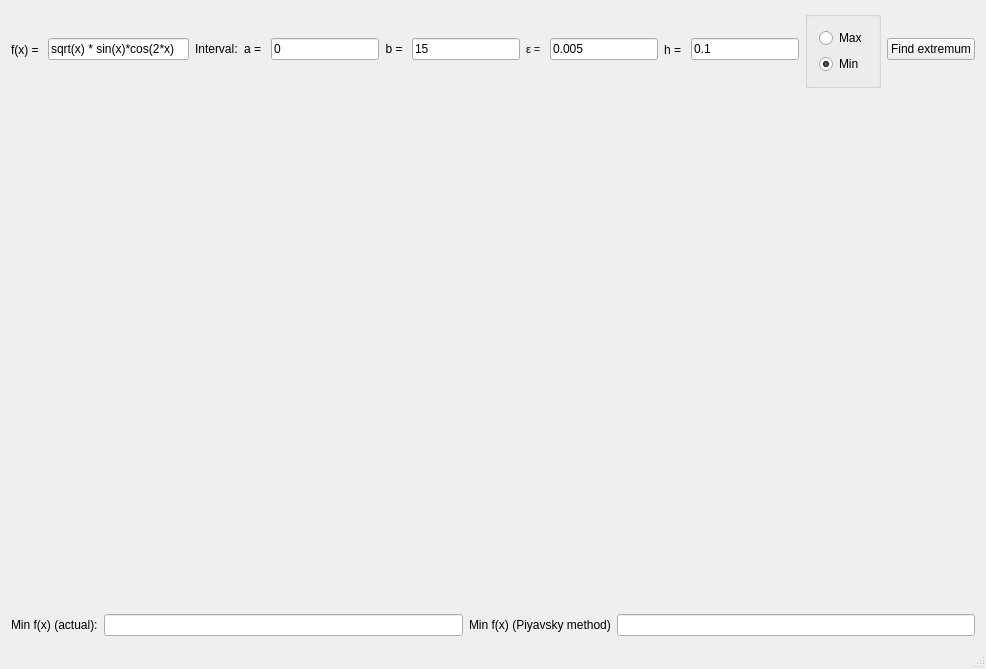
<?xml version="1.0" encoding="UTF-8"?>
<ui version="4.0">
 <class>MainWindow</class>
 <widget class="QMainWindow" name="MainWindow">
  <property name="geometry">
   <rect>
    <x>0</x>
    <y>0</y>
    <width>986</width>
    <height>669</height>
   </rect>
  </property>
  <property name="sizePolicy">
   <sizepolicy hsizetype="Preferred" vsizetype="Preferred">
    <horstretch>0</horstretch>
    <verstretch>0</verstretch>
   </sizepolicy>
  </property>
  <property name="windowTitle">
   <string>MainWindow</string>
  </property>
  <widget class="QWidget" name="centralWidget">
   <layout class="QVBoxLayout" name="verticalLayout">
    <item>
     <layout class="QHBoxLayout" name="horizontalLayout_2">
      <item>
       <widget class="QLabel" name="LB_FX">
        <property name="enabled">
         <bool>true</bool>
        </property>
        <property name="sizePolicy">
         <sizepolicy hsizetype="Preferred" vsizetype="Preferred">
          <horstretch>0</horstretch>
          <verstretch>0</verstretch>
         </sizepolicy>
        </property>
        <property name="minimumSize">
         <size>
          <width>0</width>
          <height>0</height>
         </size>
        </property>
        <property name="text">
         <string>f(x) = </string>
        </property>
        <property name="textFormat">
         <enum>Qt::AutoText</enum>
        </property>
       </widget>
      </item>
      <item>
       <widget class="QLineEdit" name="ET_FX">
        <property name="sizePolicy">
         <sizepolicy hsizetype="Expanding" vsizetype="Fixed">
          <horstretch>0</horstretch>
          <verstretch>0</verstretch>
         </sizepolicy>
        </property>
        <property name="text">
         <string>sqrt(x) * sin(x)*cos(2*x)</string>
        </property>
       </widget>
      </item>
      <item>
       <widget class="QLabel" name="LB_INTERVAL">
        <property name="sizePolicy">
         <sizepolicy hsizetype="Fixed" vsizetype="Fixed">
          <horstretch>0</horstretch>
          <verstretch>0</verstretch>
         </sizepolicy>
        </property>
        <property name="text">
         <string>Interval:</string>
        </property>
       </widget>
      </item>
      <item>
       <widget class="QLabel" name="LB_A">
        <property name="sizePolicy">
         <sizepolicy hsizetype="Maximum" vsizetype="Maximum">
          <horstretch>0</horstretch>
          <verstretch>0</verstretch>
         </sizepolicy>
        </property>
        <property name="text">
         <string>a = </string>
        </property>
       </widget>
      </item>
      <item>
       <widget class="QLineEdit" name="ET_A">
        <property name="sizePolicy">
         <sizepolicy hsizetype="Preferred" vsizetype="Fixed">
          <horstretch>0</horstretch>
          <verstretch>0</verstretch>
         </sizepolicy>
        </property>
        <property name="text">
         <string>0</string>
        </property>
       </widget>
      </item>
      <item>
       <widget class="QLabel" name="LB_B">
        <property name="sizePolicy">
         <sizepolicy hsizetype="Minimum" vsizetype="Maximum">
          <horstretch>0</horstretch>
          <verstretch>0</verstretch>
         </sizepolicy>
        </property>
        <property name="text">
         <string>b = </string>
        </property>
        <property name="alignment">
         <set>Qt::AlignRight|Qt::AlignTrailing|Qt::AlignVCenter</set>
        </property>
       </widget>
      </item>
      <item>
       <widget class="QLineEdit" name="ET_B">
        <property name="sizePolicy">
         <sizepolicy hsizetype="Minimum" vsizetype="Fixed">
          <horstretch>0</horstretch>
          <verstretch>0</verstretch>
         </sizepolicy>
        </property>
        <property name="text">
         <string>15</string>
        </property>
       </widget>
      </item>
      <item>
       <widget class="QLabel" name="LB_EPS">
        <property name="font">
         <font>
          <pointsize>8</pointsize>
         </font>
        </property>
        <property name="text">
         <string>ε = </string>
        </property>
       </widget>
      </item>
      <item>
       <widget class="QLineEdit" name="ET_EPS">
        <property name="sizePolicy">
         <sizepolicy hsizetype="Preferred" vsizetype="Fixed">
          <horstretch>0</horstretch>
          <verstretch>0</verstretch>
         </sizepolicy>
        </property>
        <property name="text">
         <string>0.005</string>
        </property>
       </widget>
      </item>
      <item>
       <widget class="QLabel" name="LB_H">
        <property name="text">
         <string>h = </string>
        </property>
       </widget>
      </item>
      <item>
       <widget class="QLineEdit" name="ET_H">
        <property name="sizePolicy">
         <sizepolicy hsizetype="Preferred" vsizetype="Fixed">
          <horstretch>0</horstretch>
          <verstretch>0</verstretch>
         </sizepolicy>
        </property>
        <property name="text">
         <string>0.1</string>
        </property>
       </widget>
      </item>
      <item>
       <widget class="QGroupBox" name="GB_RADIO">
        <property name="sizePolicy">
         <sizepolicy hsizetype="Preferred" vsizetype="Fixed">
          <horstretch>0</horstretch>
          <verstretch>0</verstretch>
         </sizepolicy>
        </property>
        <property name="title">
         <string/>
        </property>
        <layout class="QVBoxLayout" name="verticalLayout_2">
         <item>
          <widget class="QRadioButton" name="RB_MAX">
           <property name="text">
            <string>Max</string>
           </property>
          </widget>
         </item>
         <item>
          <widget class="QRadioButton" name="RB_MIN">
           <property name="autoFillBackground">
            <bool>false</bool>
           </property>
           <property name="text">
            <string>Min</string>
           </property>
           <property name="checked">
            <bool>true</bool>
           </property>
          </widget>
         </item>
        </layout>
       </widget>
      </item>
      <item>
       <widget class="QPushButton" name="BT_FIND">
        <property name="text">
         <string>Find extremum</string>
        </property>
       </widget>
      </item>
     </layout>
    </item>
    <item>
     <widget class="QCustomPlot" name="widget" native="true"/>
    </item>
    <item>
     <layout class="QHBoxLayout" name="horizontalLayout">
      <item>
       <widget class="QLabel" name="LB_ACTUAL">
        <property name="sizePolicy">
         <sizepolicy hsizetype="Fixed" vsizetype="Fixed">
          <horstretch>0</horstretch>
          <verstretch>0</verstretch>
         </sizepolicy>
        </property>
        <property name="text">
         <string>Min f(x) (actual):</string>
        </property>
       </widget>
      </item>
      <item>
       <widget class="QLineEdit" name="ET_ACTUAL"/>
      </item>
      <item>
       <widget class="QLabel" name="LB_PIYAVSKY">
        <property name="sizePolicy">
         <sizepolicy hsizetype="Fixed" vsizetype="Fixed">
          <horstretch>0</horstretch>
          <verstretch>0</verstretch>
         </sizepolicy>
        </property>
        <property name="text">
         <string>Min f(x) (Piyavsky method)</string>
        </property>
       </widget>
      </item>
      <item>
       <widget class="QLineEdit" name="ET_PIYAVSKY"/>
      </item>
     </layout>
    </item>
   </layout>
  </widget>
  <widget class="QMenuBar" name="menuBar">
   <property name="geometry">
    <rect>
     <x>0</x>
     <y>0</y>
     <width>986</width>
     <height>20</height>
    </rect>
   </property>
  </widget>
  <widget class="QStatusBar" name="statusBar"/>
 </widget>
 <layoutdefault spacing="6" margin="11"/>
 <customwidgets>
  <customwidget>
   <class>QCustomPlot</class>
   <extends>QWidget</extends>
   <header>qcustomplot.h</header>
   <container>1</container>
  </customwidget>
 </customwidgets>
 <resources/>
 <connections/>
</ui>
